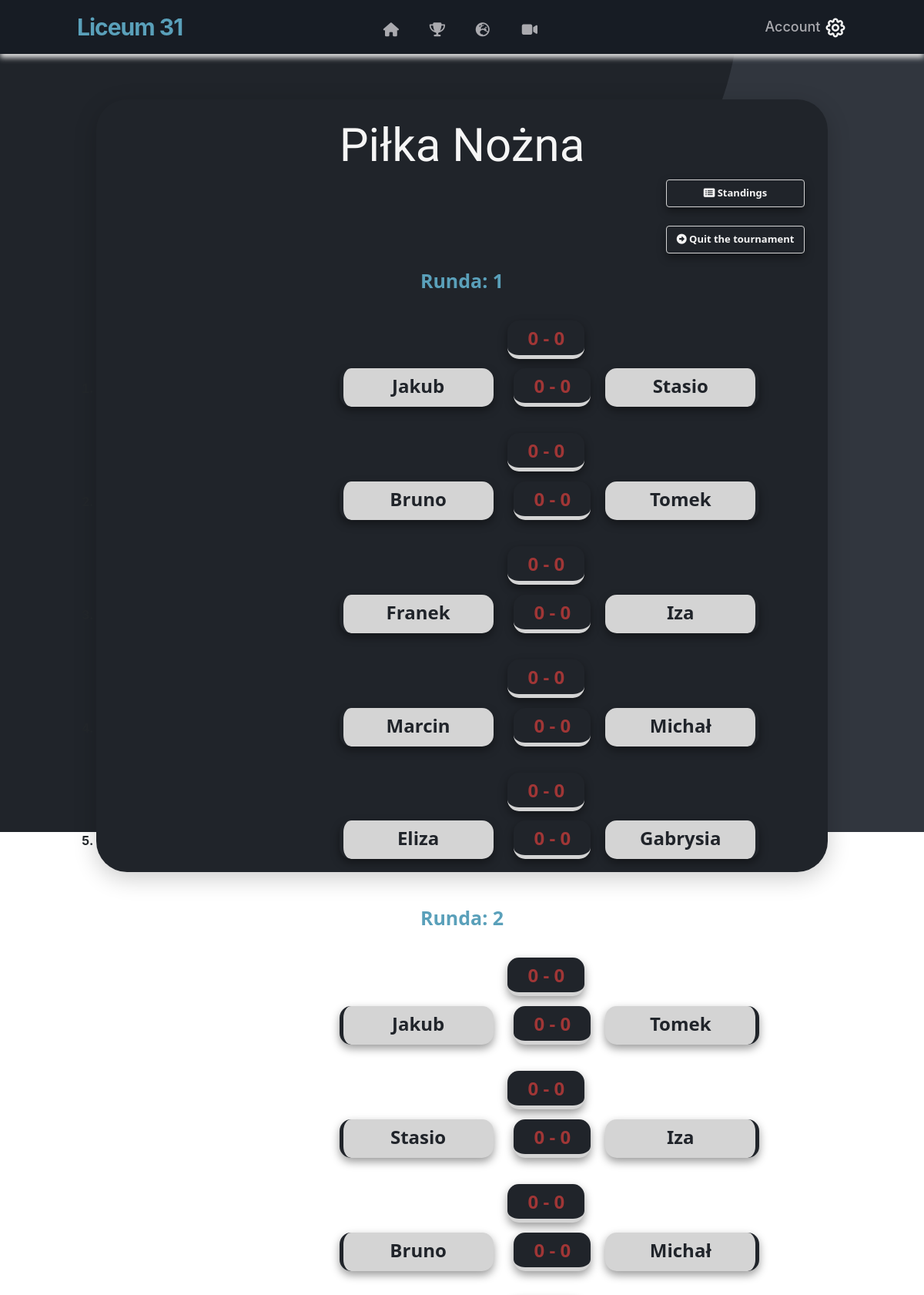
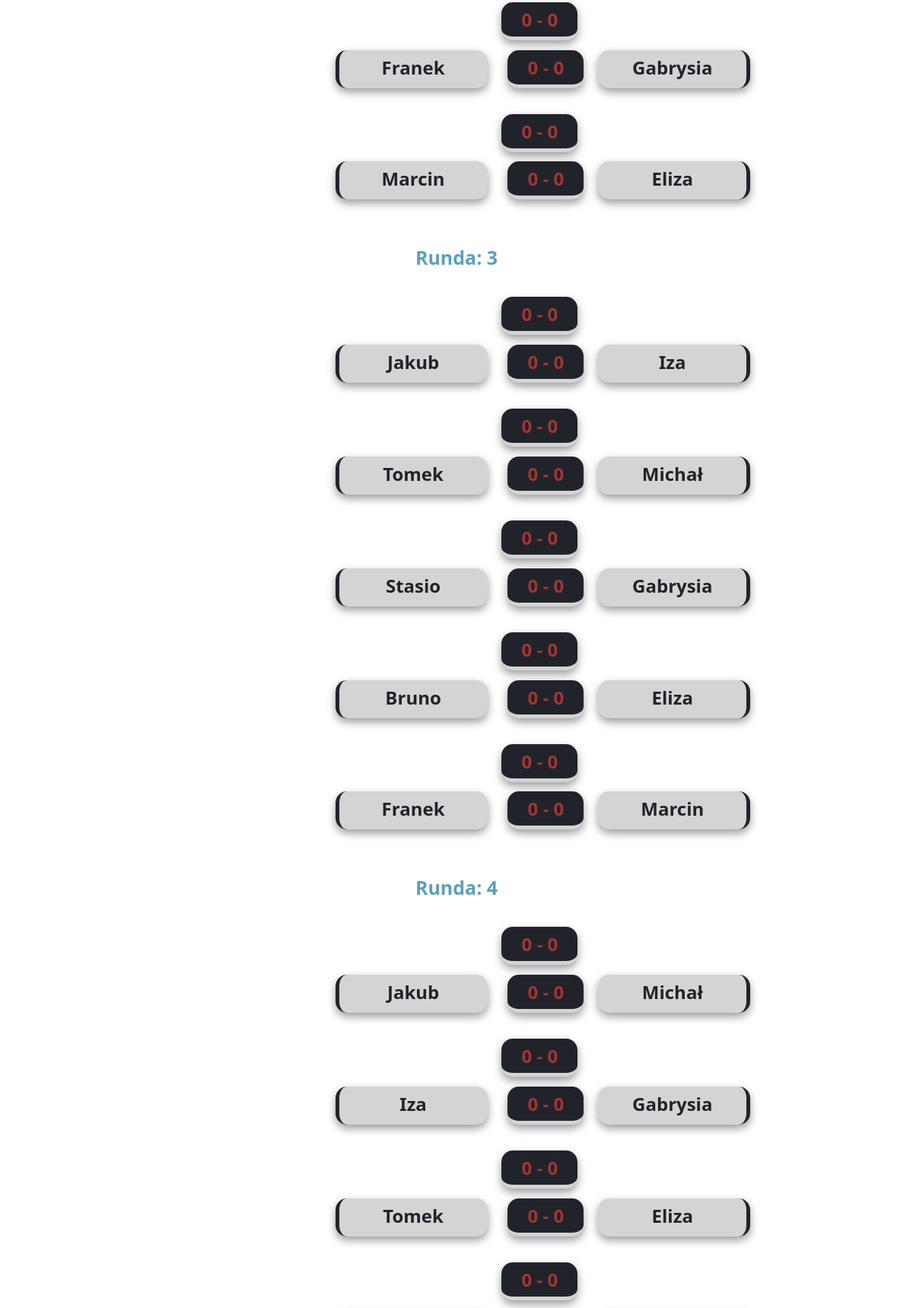
Page /joined-schedule (signed in, upper part) on the committed database (2 pictures, top to bottom).
### website/models.py (models this page shows)
class Tournament(db.Model):
    id = db.Column(db.Integer,primary_key=True)
    user_id = db.Column(db.Integer,db.ForeignKey('user.id'))
    name = db.Column(db.String(150))
    date = db.Column(db.Date)
    location = db.Column(db.String(150))
    discipline = db.Column(db.String(150))
    type = db.Column(db.String(150))
    description = db.Column(db.String(250))
    movielink = db.Column(db.String(150),default="")
    status = db.Column(db.String(150), default="upcoming")
    is_public = db.Column(db.Boolean(),default=False)
    current_round_number = db.Column(db.Integer(),default=0)
    max_rounds = db.Column(db.Integer(),default = 100000000)
    max_opponents = db.Column(db.Integer(),default = 100)
    edited_duel_id = db.Column(db.Integer())
    rounds = db.relationship('Round')
    duels = db.relationship('Duel')
    opponents = db.relationship('Opponent')
    standings = db.relationship('Standing')

class Round(db.Model):
    id = db.Column(db.Integer,primary_key=True)
    tournament_id = db.Column(db.Integer,db.ForeignKey('tournament.id'))
    number = db.Column(db.Integer)
    duels = db.relationship('Duel')

class Duel(db.Model):
    id = db.Column(db.Integer,primary_key=True)
    tournament_id = db.Column(db.Integer,db.ForeignKey('tournament.id'))
    round_id = db.Column(db.Integer,db.ForeignKey('round.id'))
    opponent1_id = db.Column(db.Integer,db.ForeignKey('opponent.id'))
    opponent2_id = db.Column(db.Integer,db.ForeignKey('opponent.id'))
    opponent_1 = db.relationship('Opponent', foreign_keys=[opponent1_id])
    opponent_2 = db.relationship('Opponent', foreign_keys=[opponent2_id])
    score_1 = db.Column(db.Integer)
    score_2 = db.Column(db.Integer)
    date = db.Column(db.DateTime)
    round_number = db.Column(db.Integer)

class Opponent(db.Model):
    id = db.Column(db.Integer,primary_key=True)
    tournament_id = db.Column(db.Integer,db.ForeignKey('tournament.id'))
    email = db.Column(db.String(150))
    standing = db.relationship('Standing')
    name = db.Column(db.String(100000))

### website/views.py (the view)
@views.route('/joined-schedule', methods=['GET', 'POST'])
@login_required
def show_joined_schedule():
    tournamentDTO = TournamentController()
    tournamentDTO.Load(current_user.current_tournament_id)
    return render_template("my_public_schedule.html", user=current_user, tournament=tournamentDTO.tournament)

### website/Classes.py (called while the page is built)
    def Load(self, id):
        self.tournament = Tournament.query.get(id)

### website/__init__.py (called while the page is built)
def create_app():
    app = Flask(__name__)
    app.config['SECRET_KEY'] = 'kjabwdlajbal'
    app.config['SQLALCHEMY_DATABASE_URI'] = f'sqlite:///{DB_NAME}'
    app.config['SQLALCHEMY_TRACK_MODIFICATIONS'] = False
    app.config['TRAP_HTTP_EXCEPTIONS']=True
    db.init_app(app)  # inicjowanie bazy danych dla aplikacji
    from .views import views
    from .auth import auth
    app.register_blueprint(views, url_prefix='/')
    app.register_blueprint(auth, url_prefix='/')
    from .models import User
    create_datebase(app)
    login_manager = LoginManager()
    login_manager.login_view = 'auth.login'
    login_manager.init_app(app)
    @login_manager.user_loader
    def load_user(id):
        return User.query.get(int(id))
    return app

### website/templates/my_public_schedule.html (shortened to what this page needs)
{% extends "base.html" %} {% block title %}Public Schedule{% endblock %} {% block content %}
<section class="public_schedule_box_container container_schedule_public">
  <br />
  <h3 align="center">{{tournament.name}}</h3>
  <ol class="list-group list-group-flush" id="pary">
    <div style="margin-right: 30px" align="right">
      <a href="/public-standings">
        <button id="btn" type="button" class="btn-add"><i class="fas fa-list-alt"></i> Standings</button>
      </a>
    </div>
    <br>
    <div style="margin-right: 30px" align="right">
      <a href="/quit-tournament">
        <button id="btn" type="button" class="btn-add"><i class="fas fa-arrow-alt-circle-right"></i> Quit the
          tournament</button>
      </a>
    </div>
    {% for round in tournament.rounds %} {% if round.number
    <=tournament.current_round_number %} <h4 align="center" class="h4_round">Runda: {{round.number}}</h4>
      <ol class="list-group list-group-flush" id="pary">
        {% for duel in round.duels %}
        <div align="center">
          <li>
            <button disabled class="btn_schedule_list badge">
              <div class="btn-danger_nav_list_group_schedule_nick_one" align="left" style="display: inline-block">
                <h4>{{duel.opponent_1.name}}</h4>
              </div>
              <div class="btn-danger_nav_list_group_schedule_point" style="display: inline-block">
                {% if duel.score_1 is none or duel.score_1 is none %}
                <h4 style="color: #a03636; font-weight: 700">0 - 0</h4>
                {% else %}
                <h4 style="color: #5aa0ba; font-weight: 700">
                  {{duel.score_1}}:{{duel.score_2}}
                </h4>
              </div>
              {% endif %}
              <div class="btn-danger_nav_list_group_schedule_point" style="display: inline-block">
                {% if duel.score_1 is none or duel.score_1 is none %}
                <h4 style="color: #a03636; font-weight: 700;"> 0 - 0 </h4>
                {% else %}
                <h4 style="color: #5aa0ba; font-weight: 700;">{{duel.score_1}}:{{duel.score_2}}</h4>
                {% endif %}
              </div>
              <div class="btn-danger_nav_list_group_schedule_nick_two" align="right" style="display: inline-block">
                <h4>{{duel.opponent_2.name}}
                  <br />
                </h4>
              </div>
            </button> {% endfor %}
      </ol>
      </div>
      <br />
  {% endif %} {% endfor %}
  <br>
</section>
{% endblock %}

### website/static/style.css (style rules this page uses)
html { scroll-behavior: smooth; }
body { background-image: url("../static/bgp.png"); scroll-behavior: smooth; overflow: overlay; background-repeat: no-repeat; background-attachment: fixed; }
h4 { font-family: "Segoe UI", Tahoma, Geneva, Verdana, sans-serif; }
.h4_round { font-family: "Segoe UI", Tahoma, Geneva, Verdana, sans-serif; color: #5aa0ba; font-size: 25px; font-weight: bold; margin: 20px; }
h3 { color: whitesmoke; font-family: "Stick No Bills", sans-serif; font-size: 60px; }
.badge { justify-content: center; flex-direction: column; align-items: center; flex-wrap: nowrap; padding: 0; }
.fa, .fab, .fad, .fal, .far, .fas { line-height: 0; -moz-outline: none; outline: none; }
.list-group { display: flex; flex-direction: column; padding-left: 0; margin-bottom: 0; font-weight: 700; }
a { color: #fff; font-size: 18px; font-weight: 500; text-decoration: none; }
.public_schedule_box_container { background-color: #20242a; height: 250px; width: 700px; box-shadow: 0 8px 30px 0 rgba(0, 0, 0, 0.2); border-radius: 40px; }
.container_schedule_public { width: 950px; height: auto; margin: 0 auto; margin-top: 5%; }
.btn-add { background-color: transparent; border: 0; width: 180px; height: 36px; border-radius: 0.25rem; font-family: "Segoe UI", Tahoma, Geneva, Verdana, sans-serif; color: whitesmoke; font-size: 13px; font-weight: bold; outline: none; box-shadow: 0px 5px 12px rgba(0, 0, 0, 0.4); transition: 0.5s; backface-visibility: hidden; border: 1px solid rgb(212, 212, 212); margin-left: 10px; }
.btn-danger_nav_list_group_schedule_point { background-color: #20242a; border: 0; width: 100px; height: 50px; border-radius: 15px; outline: none; box-shadow: 0px 5px 12px rgba(0, 0, 0, 0.4); transition: 0.5s; backface-visibility: hidden; margin: 8px; border-bottom: 5px solid rgb(212, 212, 212); }
.btn-danger_nav_list_group_schedule_point h4 { color: whitesmoke; font-family: "Segoe UI", Tahoma, Geneva, Verdana, sans-serif; font-weight: bold; padding: 9px; text-align: center; }
.btn-danger_nav_list_group_schedule_nick_one { background-color: rgb(212, 212, 212); border: 0; width: 200px; height: 50px; border-radius: 15px; outline: none; box-shadow: 0px 5px 12px rgba(0, 0, 0, 0.4); transition: 0.5s; backface-visibility: hidden; margin: 8px; border-left: 5px solid #20242a; }
.btn-danger_nav_list_group_schedule_nick_one h4 { color: #20242a; font-family: "Segoe UI", Tahoma, Geneva, Verdana, sans-serif; font-weight: bold; padding: 9px; text-align: center; }
.btn-danger_nav_list_group_schedule_nick_two { background-color: rgb(212, 212, 212); border: 0; width: 200px; height: 50px; border-radius: 15px; outline: none; box-shadow: 0px 5px 12px rgba(0, 0, 0, 0.4); transition: 0.5s; backface-visibility: hidden; margin: 8px; border-right: 5px solid #20242a; }
.btn-danger_nav_list_group_schedule_nick_two h4 { color: #20242a; font-family: "Segoe UI", Tahoma, Geneva, Verdana, sans-serif; font-weight: bold; padding: 9px; text-align: center; }
.btn_schedule_list { background-color: transparent; border: 0; margin: 9px 0; border-radius: 20px; max-width: 100%; }

### rows in the picture
Tournament: name "Piłka Nożna"
Round: number "1"
Duel: opponent_1.name "Jakub", shows "0 - 0", opponent_2.name "Stasio"
Duel: opponent_1.name "Bruno", shows "0 - 0", opponent_2.name "Tomek"
Duel: opponent_1.name "Franek", shows "0 - 0", opponent_2.name "Iza"
Duel: opponent_1.name "Marcin", shows "0 - 0", opponent_2.name "Michał"
Duel: opponent_1.name "Eliza", shows "0 - 0", opponent_2.name "Gabrysia"
Round: number "2"
Duel: opponent_1.name "Jakub", shows "0 - 0", opponent_2.name "Tomek"
Duel: opponent_1.name "Stasio", shows "0 - 0", opponent_2.name "Iza"
Duel: opponent_1.name "Bruno", shows "0 - 0", opponent_2.name "Michał"
Duel: opponent_1.name "Franek", shows "0 - 0", opponent_2.name "Gabrysia"
Duel: opponent_1.name "Marcin", shows "0 - 0", opponent_2.name "Eliza"
Round: number "3"
Duel: opponent_1.name "Jakub", shows "0 - 0", opponent_2.name "Iza"
Duel: opponent_1.name "Tomek", shows "0 - 0", opponent_2.name "Michał"
Duel: opponent_1.name "Stasio", shows "0 - 0", opponent_2.name "Gabrysia"
Duel: opponent_1.name "Bruno", shows "0 - 0", opponent_2.name "Eliza"
Duel: opponent_1.name "Franek", shows "0 - 0", opponent_2.name "Marcin"
Round: number "4"
Duel: opponent_1.name "Jakub", shows "0 - 0", opponent_2.name "Michał"
Duel: opponent_1.name "Iza", shows "0 - 0", opponent_2.name "Gabrysia"
Duel: opponent_1.name "Tomek", shows "0 - 0", opponent_2.name "Eliza"
Duel: shows "0 - 0"
